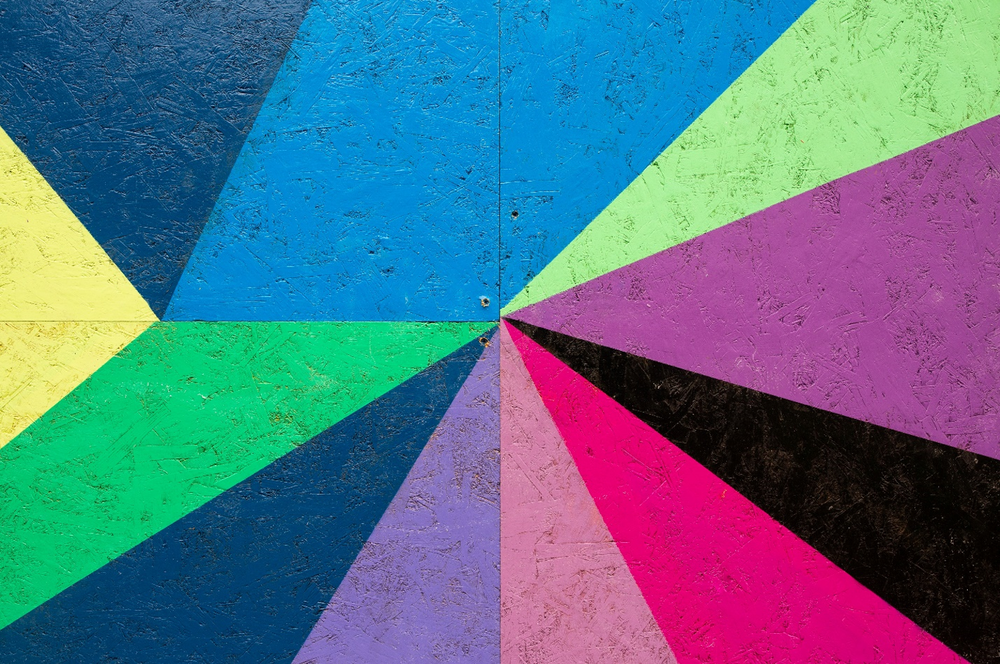
#> input picture lab5/5-4.PNG, 1000 x 664 px, shrunk from 1493 x 991 before the run, found by its file name
$ python kod2.py   (older library calls are emulated)
#> lines starting #> are read from the running program, lines starting #| are printed output that depends on the picture
import cv2
import numpy


def nothing(x):
    pass

pathImg1 = "./lab5/5-4.PNG"
pathImg2 = "./lab5/5-5.jpg"


winName = "test_window"
cv2.namedWindow(winName, cv2.WINDOW_GUI_NORMAL)

img = [cv2.imread(pathImg1, flags=cv2.IMREAD_GRAYSCALE),cv2.imread(pathImg2, flags=cv2.IMREAD_GRAYSCALE)]
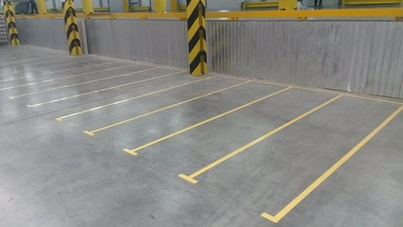
#> input picture lab5/5-5.jpg, 403 x 227 px, shrunk from 602 x 339 before the run, found by its file name
ddepth = [cv2.CV_64F,cv2.CV_32F, cv2.CV_16F,cv2.CV_16S,cv2.CV_8U]

cv2.createTrackbar("threshold1", winName, 0, 100, nothing)
cv2.createTrackbar("threshold2", winName, 0, 200, nothing)

cv2.createTrackbar("size", winName, 0, 10, nothing)
# cv2.createTrackbar("iterations", winName, 0, 10, nothing)
morph_type = [cv2.MORPH_OPEN, cv2.MORPH_CLOSE,
              cv2.MORPH_GRADIENT, cv2.MORPH_TOPHAT, cv2.MORPH_BLACKHAT]

i = 0
while 1:


    # size = cv2.getTrackbarPos("size", winName)
    # img_new = cv2.medianBlur(img[i], size*2+1)
    # edges = cv2.Canny(img_new,threshold1,threshold2)

    threshold1 = cv2.getTrackbarPos("threshold1", winName)
    threshold2 = cv2.getTrackbarPos("threshold2", winName)
    size = 4 #cv2.getTrackbarPos("size", winName)
    # if frame is read correctly ret is True
    size = cv2.getTrackbarPos("size", winName)+1
    iter_1 = 7 #cv2.getTrackbarPos("iterations", winName)+1

    # size = 3 #cv2.getTrackbarPos("size", winName)+1
    # iter = 0 #cv2.getTrackbarPos("iterations", winName)+1
    t = 0 #cv2.getTrackbarPos("type", winName)

    # img_new = cv2.cvtColor(img[i], cv2.COLOR_BGR2GRAY)
    img_new = cv2.medianBlur(img[i], size*2+1)
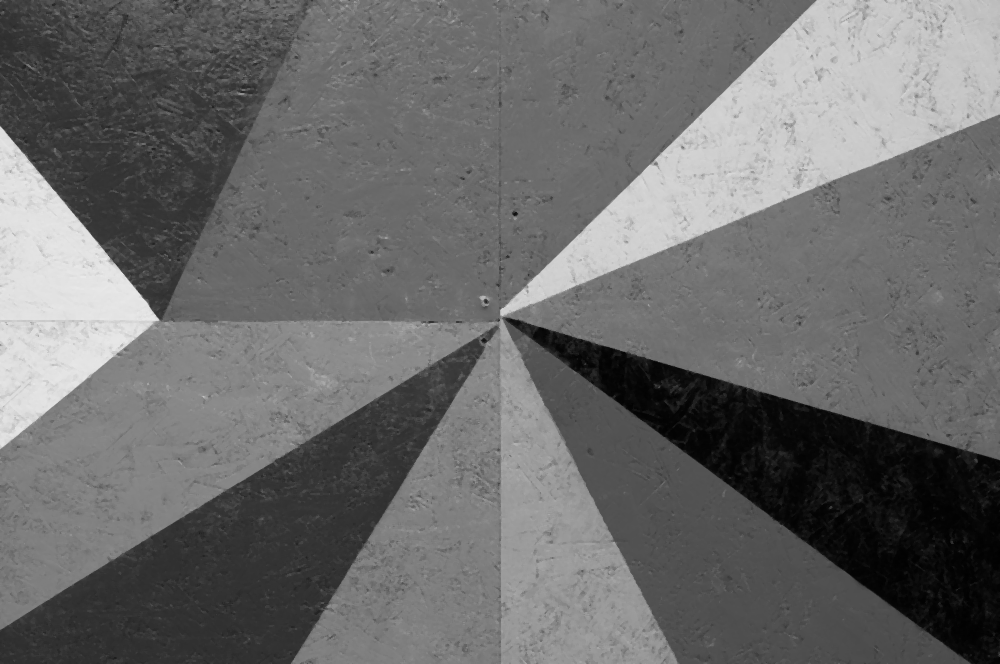
#> img_new: shape (664, 1000); min 0, max 233, mean 107.1
    # [16 lines of commented-out code are left out]

    img_new = cv2.Canny(img_new, threshold1, threshold2)
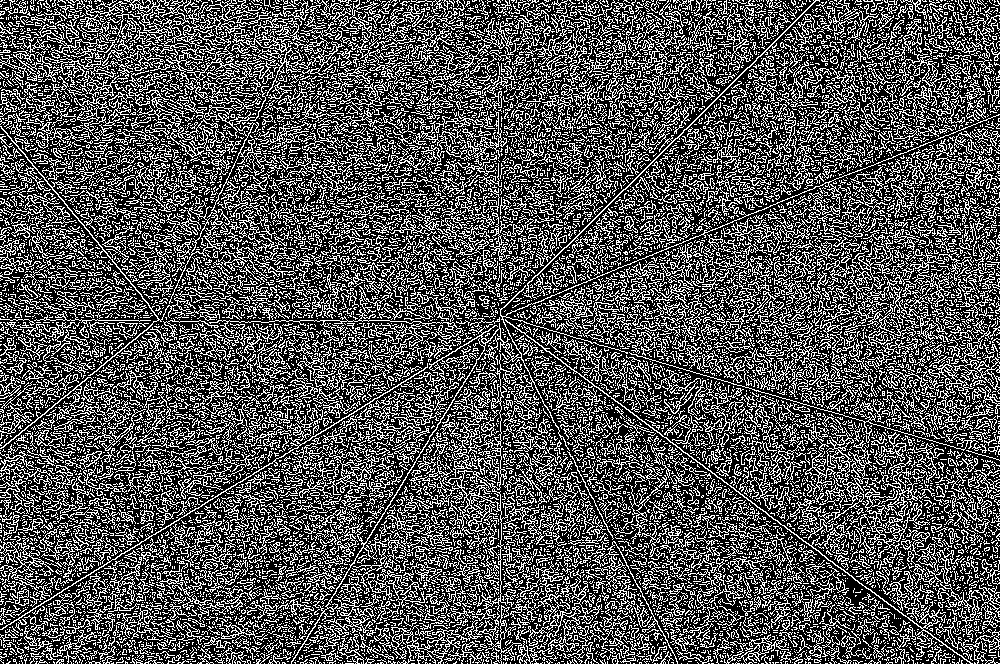
#> img_new: shape (664, 1000); 32.7% white in thin lines or dots

    cv2.imshow(winName, img_new)
    key = cv2.waitKey(10)
#> (key Esc is pressed here)
    if key==27:break
    if key == 32: i=(i+1)%2

cv2.destroyAllWindows()
